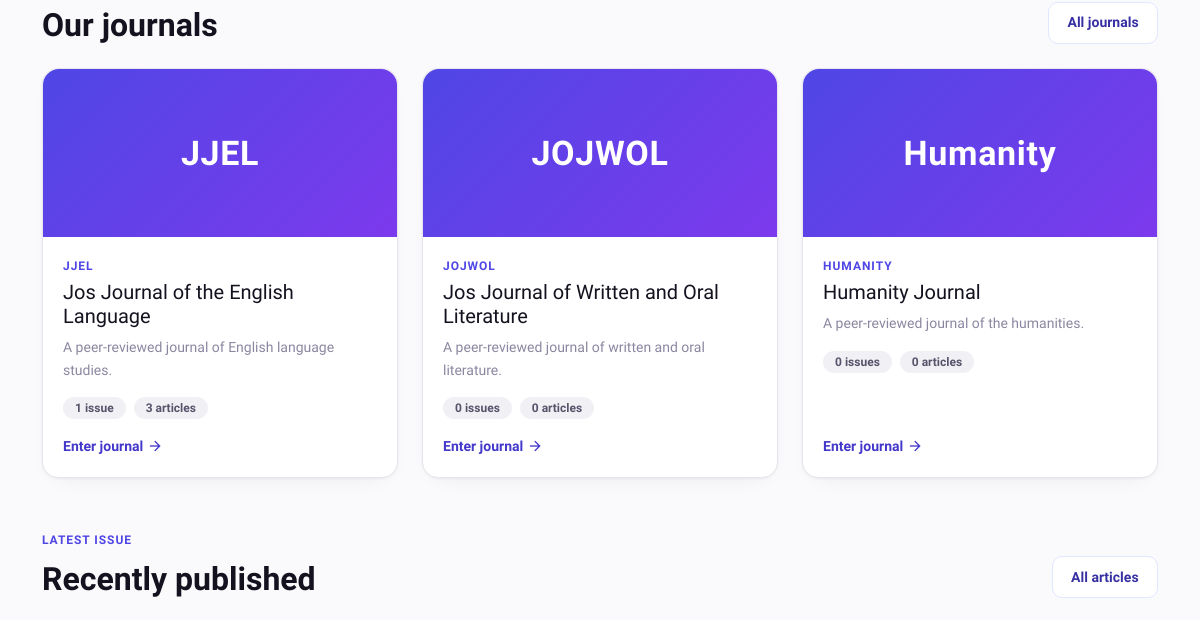
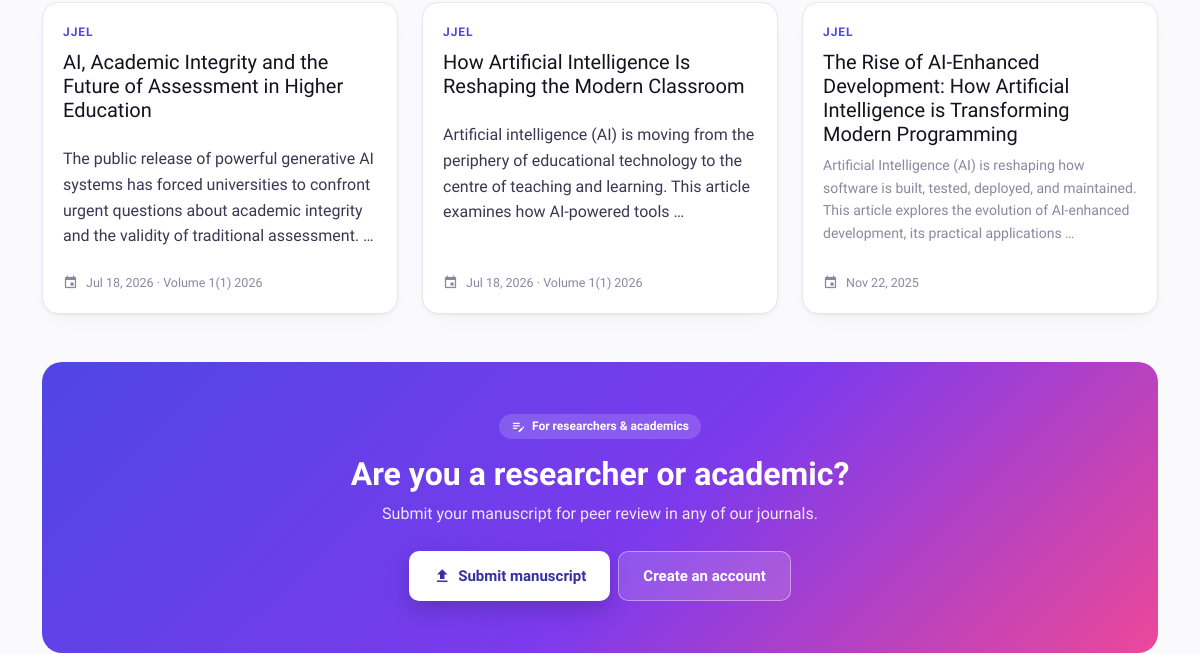
Before: / (middle part) with the older database file (2 pictures, top to bottom).
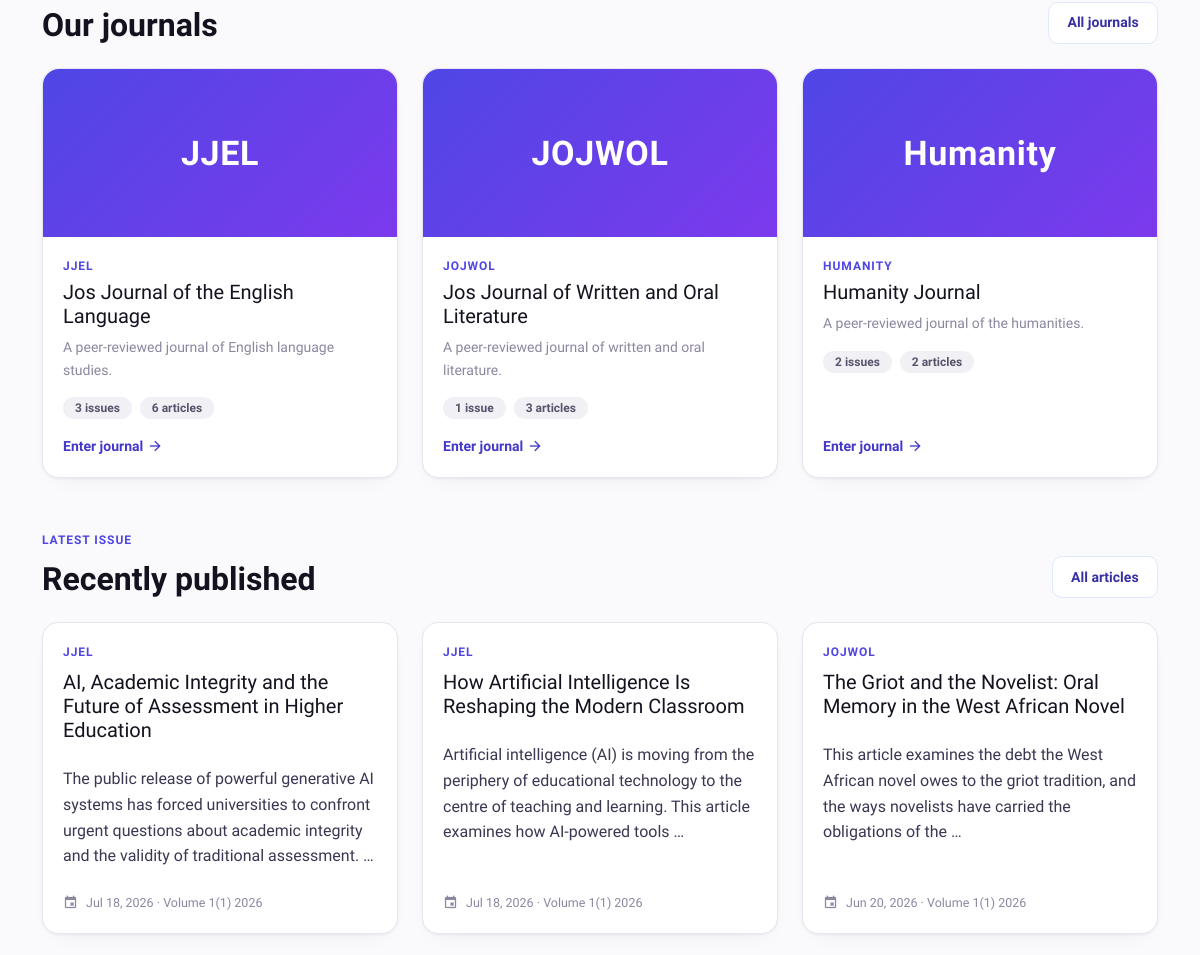
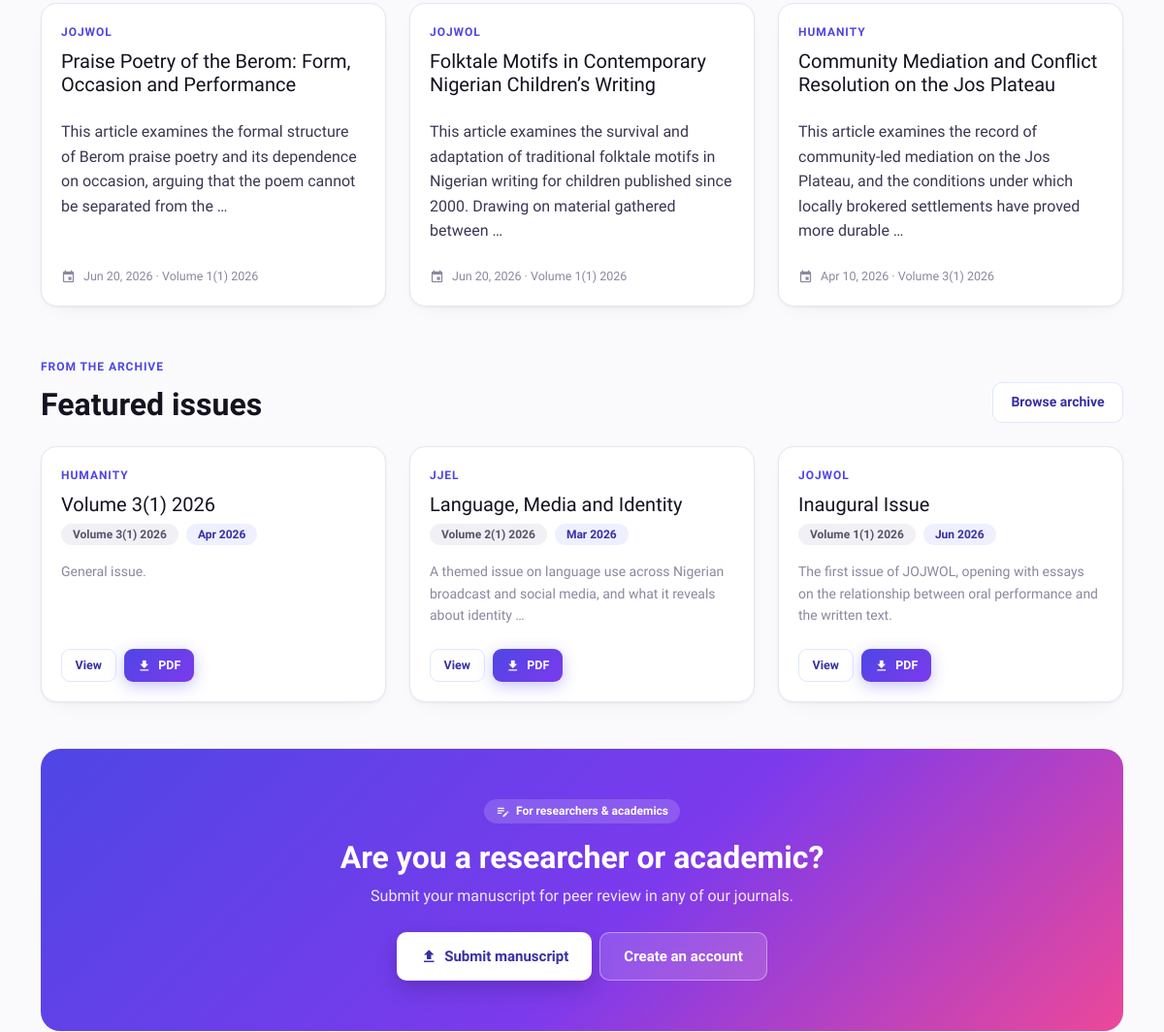
After: the same page with the newer database file (2 pictures, top to bottom).
### journalapp/models.py (models this page shows, shortened)
class Journal(models.Model):
    name = models.CharField(max_length=200)
    slug = models.SlugField(
        max_length=80, unique=True,
        help_text="Used in the journal's web address, e.g. 'jjel'."
    )
    abbreviation = models.CharField(
        max_length=20, blank=True,
        help_text="Short form, e.g. 'JJEL'. Shown on the journal card when no logo is set."
    )
    tagline = models.CharField(
        max_length=255, blank=True,
        help_text="One line shown under the journal name."
    )
    description = RichTextField(blank=True)
    about = RichTextField(
        blank=True,
        help_text="Aims and scope — the main text on the journal's home page."
    )
    logo = models.ImageField(
        upload_to='journal_logos', blank=True, null=True,
        help_text="Square-ish logo used on the journal cards."
    )
    cover_image = models.ImageField(upload_to='journal_covers', blank=True, null=True)
    issn_print = models.CharField(max_length=20, blank=True, verbose_name="ISSN (Print)")
    issn_online = models.CharField(max_length=20, blank=True, verbose_name="ISSN (Online)")
    published_by = models.CharField(
        max_length=255, blank=True,
        help_text="e.g. 'Department of English, University of Jos'."
    )
    contact_email = models.EmailField(blank=True)
    department = models.ForeignKey(
        Department, on_delete=models.SET_NULL, null=True, blank=True,
        related_name='journals',
        help_text="Optional internal grouping. Not shown to visitors."
    )
    order = models.PositiveIntegerField(
        default=0, help_text="Controls the order journals appear in on the home page."
    )
    is_active = models.BooleanField(
        default=True, help_text="Untick to hide this journal from the public site."
    )
    class Meta:
        ordering = ['order', 'name']

class Article(models.Model):
    STATUS_CHOICES = (
        ('draft', 'Draft'),
        ('submitted', 'Submitted'),
        ('under_review', 'Under Review'),
        ('revision_required', 'Revision Required'),
        ('accepted', 'Accepted'),
        ('rejected', 'Rejected'),
        ('published', 'Published'),
    )
    title = models.CharField(max_length=200)
    abstract = RichTextField()
    author = models.ForeignKey(settings.AUTH_USER_MODEL, on_delete=models.CASCADE, related_name='articles')
    journal = models.ForeignKey(Journal, on_delete=models.CASCADE, related_name='articles', default=None, null=True)
    category = models.ForeignKey(ArticleCategory, on_delete=models.SET_NULL, null=True, blank=True)
    content = RichTextField()
    keywords = models.CharField(max_length=255, blank=True, help_text="Enter keywords separated by commas")
    file = models.FileField(upload_to='journal_files', blank=True, null=True)
    status = models.CharField(max_length=20, choices=STATUS_CHOICES, default='draft')
    revised_document = models.FileField(upload_to='revised_documents/', null=True, blank=True)
    revision_notes = models.TextField(blank=True, null=True)
    created_at = models.DateTimeField(auto_now_add=True)
    updated_at = models.DateTimeField(auto_now=True)
    published_at = models.DateTimeField(null=True, blank=True)
    final_document = models.FileField(
        upload_to='final_documents/',
        blank=True,
        null=True,
        help_text="The final approved Word document"
    )
    extracted_citations = models.TextField(
        blank=True,
        help_text="References/citations extracted from the document"
    )
    extracted_sections = models.JSONField(
        default=list,
        blank=True,
        help_text="Structured sections extracted from the document"
    )
    issue = models.ForeignKey(
        Issue, on_delete=models.SET_NULL, null=True, blank=True, related_name='articles'
    )
    page_start = models.CharField(max_length=20, blank=True)
    page_end = models.CharField(max_length=20, blank=True)
    doi = models.CharField(max_length=100, blank=True, help_text="Digital Object Identifier")

class Issue(models.Model):
    journal = models.ForeignKey(Journal, on_delete=models.CASCADE, related_name='issues')
    volume = models.CharField(max_length=20, help_text="e.g. '2'")
    number = models.CharField(max_length=20, blank=True, help_text="Issue number, e.g. '1'")
    year = models.PositiveIntegerField()
    title = models.CharField(
        max_length=255, blank=True,
        help_text="Optional name, for a special or themed issue."
    )
    description = models.TextField(blank=True)
    cover_image = models.ImageField(upload_to='issue_covers/', blank=True, null=True)
    document = models.FileField(
        upload_to='issues/', blank=True, null=True,
        help_text="The complete issue as a single PDF, for viewing and download."
    )
    published_date = models.DateField()
    is_published = models.BooleanField(
        default=True, help_text="Untick to keep this issue hidden while you prepare it."
    )
    featured = models.BooleanField(default=False, help_text="Feature this issue on the home page.")
    uploaded_by = models.ForeignKey(
        settings.AUTH_USER_MODEL, on_delete=models.SET_NULL, null=True, blank=True,
        related_name='issues_uploaded'
    )
    uploaded_at = models.DateTimeField(auto_now_add=True)
    class Meta:
        ordering = ['-year', '-volume', '-number']
        unique_together = ('journal', 'volume', 'number')
    @property
    def label(self):
        vol = f"Volume {self.volume}" if self.volume else "Volume"
        if self.number:
            vol = f"{vol}({self.number})"
        return f"{vol} {self.year}"

### journalapp/views.py (the view)
# urls.py: path('', views.home, name='home'),
def home(request):
    journals = Journal.objects.filter(is_active=True).annotate(
        article_count=Count('articles', filter=Q(articles__status='published'), distinct=True),
        issue_count=Count('issues', filter=Q(issues__is_published=True), distinct=True),
    ).order_by('order', 'name')
    latest_articles = (
        Article.objects.filter(status='published')
        .select_related('journal', 'issue')
        .order_by('-published_at')[:6]
    )
    hero_slides = HeroSlide.objects.filter(is_active=True).order_by('order')
    featured_issues = (
        Issue.objects.filter(featured=True, is_published=True, journal__is_active=True)
        .select_related('journal')[:3]
    )
    context = {
        'journals': journals,
        'latest_articles': latest_articles,
        'hero_slides': hero_slides,
        'featured_issues': featured_issues,
    }
    return render(request, 'journalapp/home.html', context)

### journalapp/context_processors.py (called while the page is built)
def site_settings(request):
    try:
        settings = SiteSettings.objects.first()
        if not settings:
            settings = SiteSettings.objects.create()
    except:
        settings = None
    return {'site_settings': settings}

def journal_roles(request):
    user = getattr(request, 'user', None)
    if not (user and user.is_authenticated):
        return {'can_manage_journals': False, 'can_manage_journal_content': False}
    return {
        'can_manage_journals': can_manage_any_journal(user, roles=WORKFLOW_ROLES),
        'can_manage_journal_content': can_manage_any_journal(user, roles=CONTENT_ROLES),
    }

def nav_journals(request):
    return {
        'nav_journals': Journal.objects.filter(is_active=True).only(
            'name', 'slug', 'abbreviation'
        )
    }

### journalapp/templates/journalapp/home.html (shortened to what the changed rows need)
{% extends 'journalapp/base.html' %}
{% block content %}
<div class="container">
    <section class="mt-5">
        <div class="d-flex justify-content-between align-items-end mb-4">
            <div>
                <h2 class="mt-2 mb-0">Our journals</h2>
            </div>
        </div>
        <div class="row g-4">
            {% for journal in journals %}
            <div class="col-md-6 col-lg-4">{% include 'journalapp/journals/_journal_card.html' %}</div>
            {% empty %}
            <div class="col-12">
                <div class="alert alert-info d-flex align-items-center"><i class="material-icons me-2">info</i> No journals are published yet.</div>
            </div>
            {% endfor %}
        </div>
    </section>
    <section class="mt-5">
        <div class="d-flex justify-content-between align-items-end mb-4">
            <div>
                <h2 class="mt-2 mb-0">Recently published</h2>
            </div>
        </div>
        <div class="row g-4">
            {% for article in latest_articles %}
            <div class="col-md-6 col-lg-4">
                <a href="{% url 'article_detail' article.pk %}" class="card card-hover h-100 text-decoration-none">
                    <div class="card-body d-flex flex-column">
                        {% if article.journal %}<span class="uj-kicker mb-2">{{ article.journal.abbreviation|default:article.journal.name }}</span>{% endif %}
                        <h5 class="mb-2" style="color:var(--uj-ink);">{{ article.title }}</h5>
                        <p class="text-muted mb-3" style="font-size:14px;">{{ article.abstract|truncatewords:24|safe }}</p>
                        <div class="d-flex align-items-center gap-2 mt-auto pt-2" style="font-size:12.5px; color:var(--uj-muted-2);">
                            <i class="material-icons" style="font-size:15px;">event</i>
                            {{ article.published_at|date:"M d, Y" }}{% if article.issue %} · {{ article.issue.label }}{% endif %}
                        </div>
                    </div>
                </a>
            </div>
            {% empty %}
            <div class="col-12">
                <div class="alert alert-info d-flex align-items-center"><i class="material-icons me-2">info</i> No published articles yet.</div>
            </div>
            {% endfor %}
        </div>
    </section>
    {% if featured_issues %}
    <section class="mt-5">
        <div class="d-flex justify-content-between align-items-end mb-4">
            <div>
                <span class="uj-kicker">From the archive</span>
                <h2 class="mt-2 mb-0">Featured issues</h2>
            </div>
            <a href="{% url 'all_issues' %}" class="btn btn-outline-primary d-none d-sm-inline-flex">Browse archive</a>
        </div>
        <div class="row g-4">
            {% for issue in featured_issues %}
            <div class="col-md-6 col-lg-4">
                <div class="card card-hover h-100">
                    <div class="card-body d-flex flex-column">
                        <span class="uj-kicker mb-2">{{ issue.journal.abbreviation|default:issue.journal.name }}</span>
                        <h5 class="mb-2">{{ issue.title|default:issue.label }}</h5>
                        <div class="d-flex flex-wrap gap-2 mb-3">
                            <span class="uj-pill">{{ issue.label }}</span>
                            <span class="uj-pill uj-pill--brand">{{ issue.published_date|date:"M Y" }}</span>
                        </div>
                        {% if issue.description %}<p class="text-muted mb-3" style="font-size:14px;">{{ issue.description|truncatewords:18 }}</p>{% endif %}
                        <div class="d-flex gap-2 mt-auto pt-2">
                            <a href="{% url 'issue_detail' issue.journal.slug issue.pk %}" class="btn btn-outline-primary btn-sm">View</a>
                            {% if issue.document %}
                            <a href="{{ issue.document.url }}" class="btn btn-primary btn-sm" download><i class="material-icons" style="font-size:15px;">download</i> PDF</a>
                            {% endif %}
                        </div>
                    </div>
                </div>
            </div>
            {% endfor %}
        </div>
    </section>
    {% endif %}
    <section class="uj-cta mt-5 mb-5">
        <div class="col-lg-8 mx-auto">
            <h2 class="text-white mb-2">Are you a researcher or academic?</h2>
        </div>
    </section>
</div>
{% endblock %}

### journalapp/templates/journalapp/journals/_journal_card.html (shortened to what this page needs)
<a href="{% url 'journal_home' journal.slug %}" class="card card-hover uj-jcard">
    <div class="uj-jcard__media">
        {% if journal.logo %}
        <img src="{{ journal.logo.url }}" alt="{{ journal.name }}">
        {% elif journal.cover_image %}
        <img src="{{ journal.cover_image.url }}" alt="{{ journal.name }}">
        {% else %}
        <div class="uj-jcard__code">{{ journal.abbreviation|default:journal.name|truncatechars:12 }}</div>
        {% endif %}
    </div>
    <div class="card-body d-flex flex-column">
        {% if journal.abbreviation %}<span class="uj-kicker mb-1">{{ journal.abbreviation }}</span>{% endif %}
        <h5 class="mb-2">{{ journal.name }}</h5>
        <p class="text-muted mb-3" style="font-size:14px;">
            {% if journal.tagline %}{{ journal.tagline }}
            {% elif journal.description %}{{ journal.description|striptags|truncatewords:16 }}
            {% else %}A peer-reviewed academic journal of the University of Jos.{% endif %}
        </p>
        <div class="d-flex flex-wrap gap-2 mb-3">
            <span class="uj-pill">{{ journal.issue_count|default:0 }} issue{{ journal.issue_count|default:0|pluralize }}</span>
            <span class="uj-pill">{{ journal.article_count|default:0 }} article{{ journal.article_count|default:0|pluralize }}</span>
        </div>
        <span class="fw-semibold mt-auto d-inline-flex align-items-center gap-1" style="color:var(--uj-indigo-700); font-family:var(--uj-font-display); font-size:14px;">
            Enter journal <i class="material-icons" style="font-size:16px;">arrow_forward</i>
        </span>
    </div>
</a>

Changed rows visible on the page:
no longer on this page (row unchanged): Article: journal.abbreviation "JJEL", title "The Rise of AI-Enhanced Development: How Artificial Intelligence is Transforming Modern Programming", abstract "Artificial Intelligence (AI) is reshaping how software is built, tested, deployed, and maintained. This article explores the evolution of AI-enhanced development, its practical applications …", published_at "Nov 22, 2025"
changed Journal "JJEL": issue_count "1" → "3"; article_count "3" → "6"
computed for Journal "JOJWOL": issue_count "0" → "1"; article_count "0" → "3"
changed Journal "Humanity": issue_count "0" → "2"; article_count "0" → "2"
added Article: journal.abbreviation "JOJWOL", title "The Griot and the Novelist: Oral Memory in the West African Novel", abstract "This article examines the debt the West African novel owes to the griot tradition, and the ways novelists have carried the obligations of the …", published_at "Jun 20, 2026", issue.label "Volume 1(1) 2026"
added Article: journal.abbreviation "JOJWOL", title "Praise Poetry of the Berom: Form, Occasion and Performance", abstract "This article examines the formal structure of Berom praise poetry and its dependence on occasion, arguing that the poem cannot be separated from the …", published_at "Jun 20, 2026", issue.label "Volume 1(1) 2026"
added Article: journal.abbreviation "JOJWOL", title "Folktale Motifs in Contemporary Nigerian Children’s Writing", abstract "This article examines the survival and adaptation of traditional folktale motifs in Nigerian writing for children published since 2000. Drawing on material gathered between …", published_at "Jun 20, 2026", issue.label "Volume 1(1) 2026"
added Article: journal.abbreviation "HUMANITY", title "Community Mediation and Conflict Resolution on the Jos Plateau", abstract "This article examines the record of community-led mediation on the Jos Plateau, and the conditions under which locally brokered settlements have proved more durable …", published_at "Apr 10, 2026", issue.label "Volume 3(1) 2026"
added Issue: journal.abbreviation "HUMANITY", title "Volume 3(1) 2026", label "Volume 3(1) 2026", published_date "Apr 2026", description "General issue."
added Issue: journal.abbreviation "JJEL", title "Language, Media and Identity", label "Volume 2(1) 2026", published_date "Mar 2026", description "A themed issue on language use across Nigerian broadcast and social media, and what it reveals about identity …"
added Issue: journal.abbreviation "JOJWOL", title "Inaugural Issue", label "Volume 1(1) 2026", published_date "Jun 2026", description "The first issue of JOJWOL, opening with essays on the relationship between oral performance and the written text."
Other visible differences:
text now shown: "FROM THE ARCHIVE Featured issues Browse archive"
